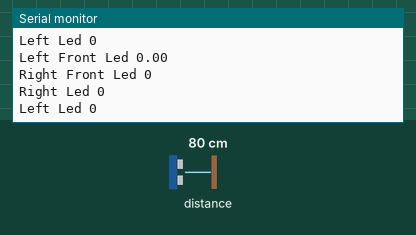
Bench run of a sketch on a simulated Arduino Leonardo, built with avr-gcc and run on an emulated ATmega32U4. Parts: the last lines printed to the serial monitor. Inputs (shaded band) come from the test bench; at power-on: distance to the obstacle 80 cm.

Above: at 1.2 s.
1.3 s: distance to the obstacle set to 2 cm
At 2.6 s:
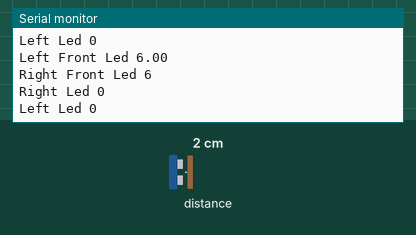
2.8 s: distance to the obstacle set to 18 cm
At 3.8 s:
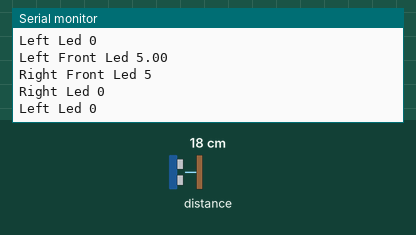
Timing chart, 0 to 5.8 s (numbered marks = the images above; inputs shaded):
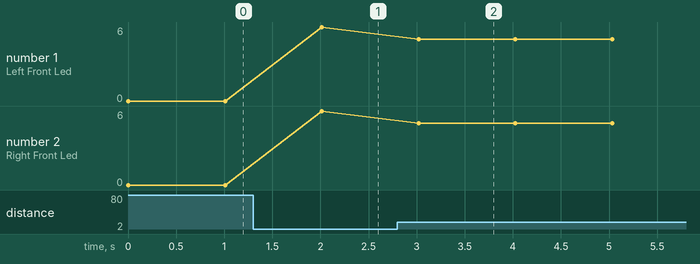

The sketch:

Proximetry_Sensors.ino
```cpp
#include <Wire.h>
#include <Zumo32U4.h>

Zumo32U4LCD lcd;
Zumo32U4Motors motors;
Zumo32U4ProximitySensors proxSensors;
Zumo32U4ButtonA buttonA;

float leftFrontValue = 0;
uint8_t rightFrontValue = 0;
uint8_t rightValue = 0;
uint8_t leftValue = 0;

void setup() {
  proxSensors.initFrontSensor();
  proxSensors.initThreeSensors();


}


void loop() {
  // put your main code here, to run repeatedly:

  proxSensors.read();
  leftFrontValue = proxSensors.countsFrontWithLeftLeds();
  rightFrontValue = proxSensors.countsFrontWithRightLeds();
  rightValue = proxSensors.countsRightWithRightLeds();
  leftValue = proxSensors.countsLeftWithLeftLeds();


  Serial.println("Left Front Led " + (String)leftFrontValue);
  Serial.println("Right Front Led " + (String)rightFrontValue);
  Serial.println("Right Led " + (String)rightValue);
  Serial.println("Left Led " + (String)leftValue);

  delay(1000);
}
```

Measured:
- after the input at 1.3 s, the serial monitor: prints a new line after 0.71 s (image 1)
- after the input at 2.8 s, the serial monitor: prints a new line after 0.22 s (image 2)
- plotted number 1: 0 → 6 after the input at 1.3 s, 6 → 5 after the input at 2.8 s
- plotted number 2: 0 → 6 after the input at 1.3 s, 6 → 5 after the input at 2.8 s
